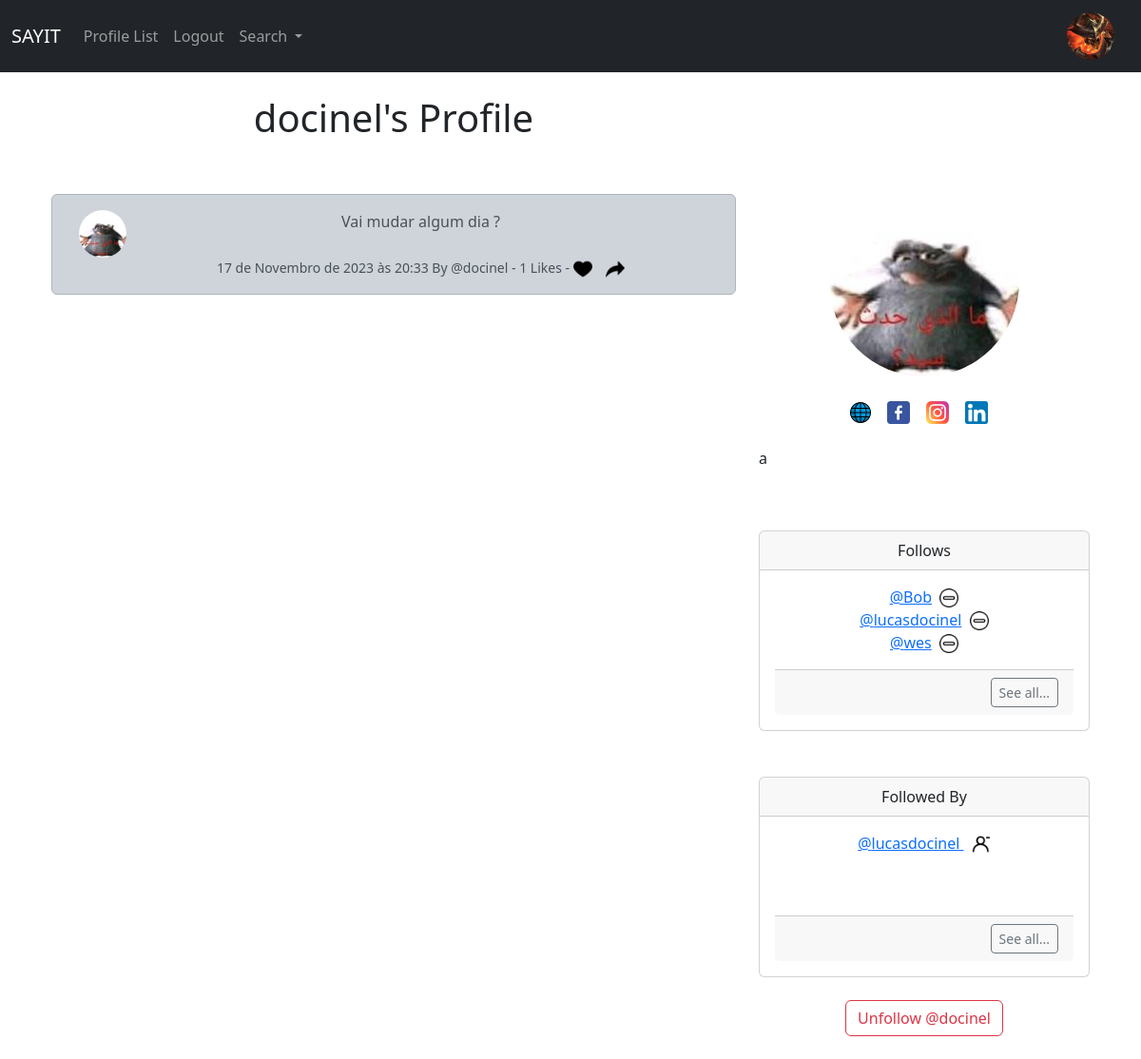
The page /profile/11 (signed in) on the database as committed earlier.
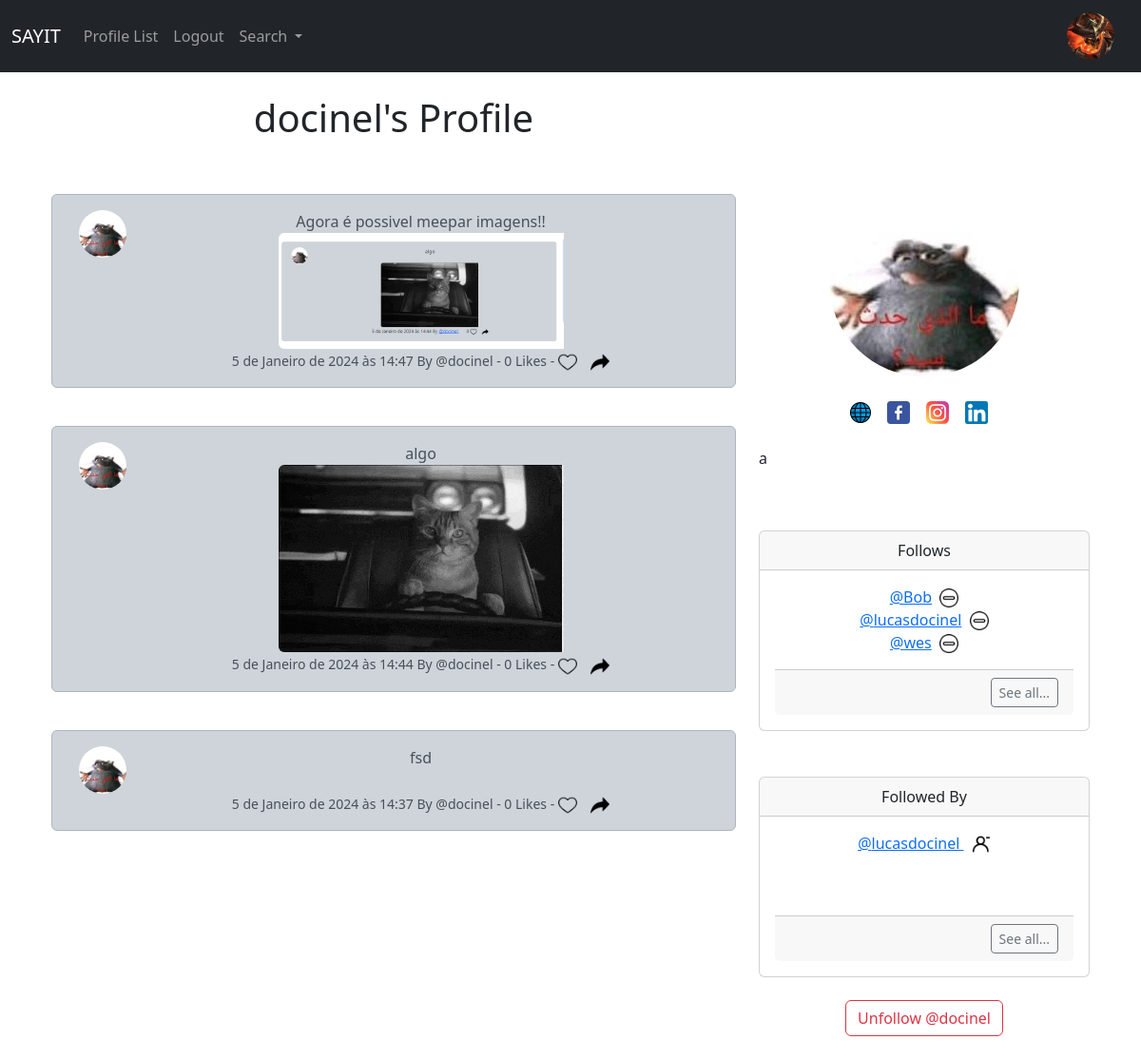
The same page on the database as committed later.
### musker/models.py (models this page shows, shortened)
class Profile(models.Model):
    user = models.OneToOneField(User, on_delete=models.CASCADE)
    follows = models.ManyToManyField(
        "self",
        related_name="followed_by",
        symmetrical=False,
        blank=True
    )
    date_modified = models.DateTimeField(User, auto_now=True)
    profile_image = models.ImageField(null=True, blank=True, upload_to="images/profile/")
    profile_bio = models.CharField(null=True, blank=True, max_length=500)
    homepage_link = models.CharField(null=True, blank=True, max_length=200)
    facebook_link = models.CharField(null=True, blank=True, max_length=200)
    instagram_link = models.CharField(null=True, blank=True, max_length=200)
    linkedin_link = models.CharField(null=True, blank=True, max_length=200)
    def __str__(self):
        return self.user.username

class Meep(models.Model):
    user = models.ForeignKey(User, related_name='meeps',on_delete=models.DO_NOTHING)
    body = models.CharField(max_length=200, blank=True)
    image = models.ImageField(upload_to='images/meep_images/', blank=True, null=True)
    created_at = models.DateTimeField(auto_now_add=True)
    likes = models.ManyToManyField(User, related_name='meep_like', blank=True)
    def number_of_likes(self):
        return self.likes.count()

### musker/views.py (the view, shortened to what this page needs)
# urls.py: path('profile/<int:pk>', views.profile, name='profile'),
def profile(request, pk):
    if request.user.is_authenticated:
        profile = Profile.objects.get(user_id=pk)
        meeps = Meep.objects.filter(user_id=pk).order_by('-created_at')
        return render(request, 'profile.html', {'profile': profile, 'meeps': meeps})
    else:
        messages.success(request, ('You must be logged in to view profiles'))
        return redirect('home')

### musker/templates/profile.html (shortened to what this page needs)
{% extends "base.html" %}
{% load static %}
{% block content %}
{% if profile %}
    <div class="container text-center">
        <div class="row">
            <div class="col-8">
                <h1>{{ profile.user.username }}'s Profile</h1>
                <br/><br/>
                {% if meeps %}
                    {% for meep in meeps %}
        <div class="alert alert-dark" role="alert">
            <div class="container">
                <div class="row">
                    <div class="col-1">
                        {% if profile.profile_image %}
                            <img src="{{ profile.profile_image.url }}" width="50" height="50" class="rounded-circle" alt="{{ profile.user.username }}">
                        {% else %}
                        <img src="{% static 'images/default_profile.jpg' %}" width="50" height="50" class="rounded-circle" alt="{{ profile.user.username }}">
                        {% endif %}
                    </div>
                    <div class="col-11">
                        {{ meep.body }}<br/>
                        {% if meep.image %}
                            <img id="meepImage{{ meep.id }}" src="{{ meep.image.url }}" width="300" height="300" class="img-fluid rounded-start" alt="{{ meep.user.username }}" onclick="expandImage('meepImage{{ meep.id }}')">
                        {% endif %}<br>
                        <small class="text-mudet">
                            {{ meep.created_at }} By
                            @{{ meep.user.username }}
                            - {{ meep.number_of_likes }} Likes -
                            {% if user in meep.likes.all %}
                            <a href="{% url 'meep_like' meep.id %}"><img src="{% static 'images/coracao_cheio.png' %}" height="20" width="20" srcset=""></a>
                            {% else %}
                                <a href="{% url 'meep_like' meep.id %}"><img src="{% static 'images/coracao.png' %}" height="20" width="20" srcset=""></a>
                            {% endif %}
                            <a href="{% url 'meep_show' meep.id %}"><img src="{% static 'images/compartilhar.png' %}" height="20" width="20" srcset=""></a>
                        </small>
                    </div>
                </div>
            </div>
                        </div>
                        <br/>
                    {% endfor %}
                {% endif %}
            </div>
            <div class="col-4">
                <br/><br/><br/><br/>
                {% if profile.profile_image %}
                    <img src="{{ profile.profile_image.url }}" class="rounded-circle">
                    <br/><br/>
                {% endif %}
                {% if profile.homepage_link %}
                    <a href="{{ profile.homepage_link }}" target="new"><img src="{% static 'images/website.png' %}" srcset=""></a>
                {% endif %}&nbsp;&nbsp;
                {% if profile.facebook_link %}
                    <a href="{{ profile.facebook_link }}" target="new"><img src="{% static 'images/facebook.png' %}" srcset=""></a>
                {% endif %}&nbsp;&nbsp;
                {% if profile.instagram_link %}
                    <a href="{{ profile.instagram_link }}" target="new"><img src="{% static 'images/instagram.png' %}" srcset=""></a>
                {% endif %}&nbsp;&nbsp;
                {% if profile.linkedin_link %}
                    <a href="{{ profile.linkedin_link }}" target="new"><img src="{% static 'images/linkedin.png' %}" srcset=""></a>
                {% endif %}&nbsp;&nbsp;
                <br/><br/>
                {% if profile.profile_bio %}
                    <p align="justify">{{ profile.profile_bio }} </p>
                {% endif %}
                <br/><br/>
                <div class="card">
                    <div class="card-header">
                      Follows
                    </div>
                    <div class="card-body">
                        <p class="card-text">
                            {% for following in profile.follows.all|slice:3 %}
                                <a href="{% url 'profile' following.user.id %}">
                                    @{{  following  }}<a/>&nbsp;
                                    <a href="{% url 'unfollow' following.user.id %}">
                                        <img src="{% static 'images/excluir.png' %}" height="20" width="20" srcset="">
                                    </a>
                                    <br/>
                            {% endfor %}
                        </p>
                        <div class="card-footer text-end">
                            <a href="{% url 'follows' profile.user.id %}" class="btn btn-sm btn-outline-secondary">
                                See all...
                            </a>
                        </div>
                    </div>
                  </div>
                <br/><br/>
                <div class="card">
                    <div class="card-header">
                        Followed By
                    </div>
                    <div class="card-body">
                        <p class="card-text">
                        {% for following in profile.followed_by.all|slice:3 %}
                            <a href="{% url 'profile' following.user.id %}">
                                @{{  following  }}
                            <a/>&nbsp;
                            {% if following in profile.follows.all %}
                            <a href="{% url 'unfollow' following.user.id %}">
                                <img src="{% static 'images/unfollow.png' %}" height="20" width="20" srcset="">
                              </a>
                            {% else %}
                            <a href="{% url 'follow' following.user.id %}">
                                <img src="{% static 'images/seguir.png' %}" height="20" width="20" srcset="">
                              </a>
                            {% endif %}
                            <br/>
                        {% endfor %}
                        </p>
                        <br/><br/>
                        <div class="card-footer text-end">
                            <a href="{% url 'followers' profile.user.id %}" class="btn btn-sm btn-outline-secondary">
                                See all...
                            </a>
                          </div>
                    </div>
                  </div>
                  <br>
                <form action="" method="POST">
                    {% if request.user.id == profile.user.id %}
                    *
                    {% elif profile in user.profile.follows.all %}
                        <button class="btn btn-outline-danger" name="follow" value="unfollow" type="submit">
                            Unfollow @{{ profile.user.username|lower }}
                        </button>
                    {% else %}
                        <button class="btn btn-outline-success" name="follow" value="follow" type="submit">
                            Follow @{{ profile.user.username|lower }}
                        </button>
                    {% endif %}
                </form>
                <br>
            </div>
        </div>
    </div>
{% endif %}
{% endblock %}

### musker/templates/base.html (shortened to what this page needs)
<!doctype html>
<html lang="en">
  <head>
    <link href="https://cdn.jsdelivr.net/npm/bootstrap@5.3.2/dist/css/bootstrap.min.css" rel="stylesheet">
  </head>
  <body>
    {% include 'navbar.html' %}
    <div class="container">
        <br/>
      {% block content %}
      {% endblock %}
    </div>
  </body>
</html>

### musker/templates/navbar.html (shortened to what this page needs)
{% load static %}
<nav class="navbar navbar-expand-lg navbar-dark bg-dark">
    <div class="container-fluid">
      <a class="navbar-brand" href="{% url "home" %}">SAYIT</a>
      <div class="collapse navbar-collapse" id="navbarSupportedContent">
        <ul class="navbar-nav me-auto mb-2 mb-lg-0">
          <li class="nav-item">
            <a class="nav-link" href="{% url "profile_list" %}">Profile List</a>
          </li>
          {% if user.is_authenticated %}
          <li class="nav-item">
            <a class="nav-link" href="{% url 'logout' %}">Logout</a>
          </li>
          {% endif %}
          <li class="nav-item dropdown">
            <a class="nav-link dropdown-toggle" href="#" role="button" data-bs-toggle="dropdown" aria-expanded="false">
              Search
            </a>
          </li>
        </ul>
        {% if user.is_authenticated %}
          <ul class="navbar-nav ml-auto">
            <li class="nav-item navbar-brand">
              <a href="{% url "profile" request.user.id %}">
                {% if user.profile.profile_image %}
                  <img src="{{ user.profile.profile_image.url }}" width="50" height="50" class="rounded-circle" alt="{{ profile.user.username }}">
                {% else %}
                  <img src="{% static 'images/default_profile.jpg' %}" width="50" height="50" class="rounded-circle" alt="{{ profile.user.username }}">
                {% endif %}
              </a>
            </li>
          </ul>
        {% endif %}
      </div>
    </div>
  </nav>

Rows that differ between the two databases and show on the page:
removed Meep: profile_image (picture), body "Vai mudar algum dia ?", created_at "17 de Novembro de 2023 às 20:33", user.username "docinel", number_of_likes "1"
added Meep: profile_image (picture), body "Agora é possivel meepar imagens!!", image (picture), created_at "5 de Janeiro de 2024 às 14:47", user.username "docinel", number_of_likes "0"
added Meep: profile_image (picture), body "algo", image (picture), created_at "5 de Janeiro de 2024 às 14:44", user.username "docinel", number_of_likes "0"
added Meep: profile_image (picture), body "fsd", created_at "5 de Janeiro de 2024 às 14:37", user.username "docinel", number_of_likes "0"
